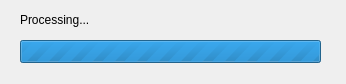
<?xml version="1.0" encoding="UTF-8"?>
<ui version="4.0">
 <class>ProgressDialogBase</class>
 <widget class="QDialog" name="ProgressDialogBase">
  <property name="geometry">
   <rect>
    <x>0</x>
    <y>0</y>
    <width>346</width>
    <height>84</height>
   </rect>
  </property>
  <property name="windowTitle">
   <string>Progress Dialog</string>
  </property>
  <widget class="QLabel" name="progress_label">
   <property name="geometry">
    <rect>
     <x>20</x>
     <y>10</y>
     <width>321</width>
     <height>21</height>
    </rect>
   </property>
   <property name="text">
    <string>&lt;html&gt;&lt;head/&gt;&lt;body&gt;&lt;p&gt;Processing...&lt;/p&gt;&lt;/body&gt;&lt;/html&gt;</string>
   </property>
   <property name="wordWrap">
    <bool>true</bool>
   </property>
  </widget>
  <widget class="QProgressBar" name="progressBar">
   <property name="geometry">
    <rect>
     <x>20</x>
     <y>40</y>
     <width>301</width>
     <height>23</height>
    </rect>
   </property>
   <property name="maximum">
    <number>0</number>
   </property>
   <property name="value">
    <number>-1</number>
   </property>
  </widget>
 </widget>
 <resources/>
 <connections/>
</ui>
